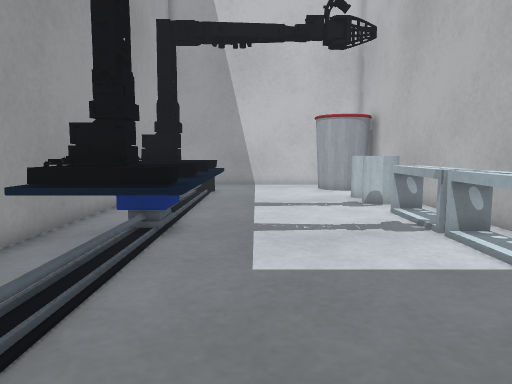
View 1 (above)

16 first-person views from a walk through a Gazebo world. The camera is 0.1 m above the floor, tilts 6° down and sees 70° across. The floor is counted in squares, 0.05 m on a side. Each view is taken from the middle of a square. On the plan, view 1 faces up. The plan holds only what a view shows up to about 18 squares ahead; the rest is blank.

View 2
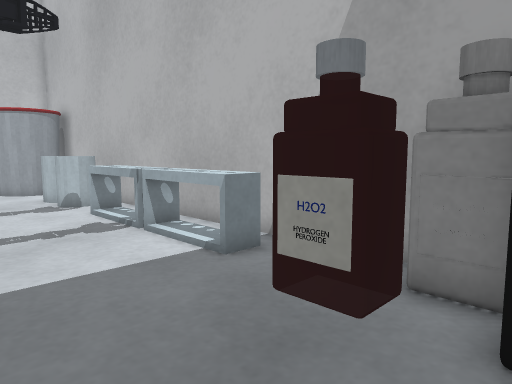

View 3
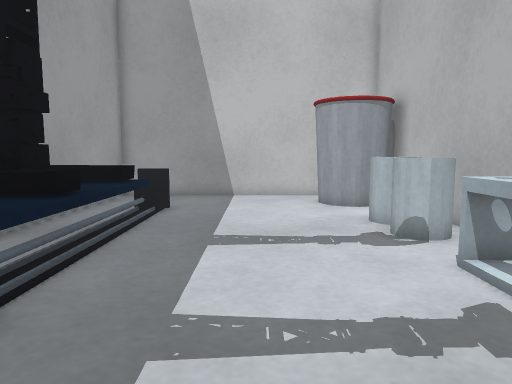

View 4
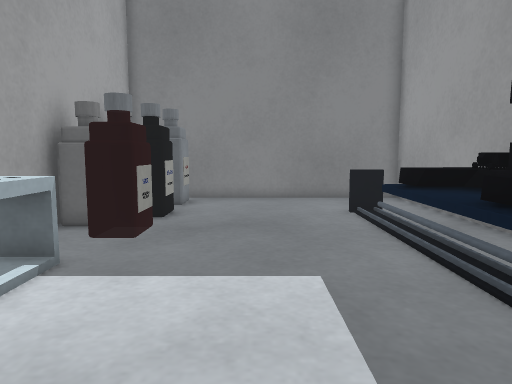

View 5
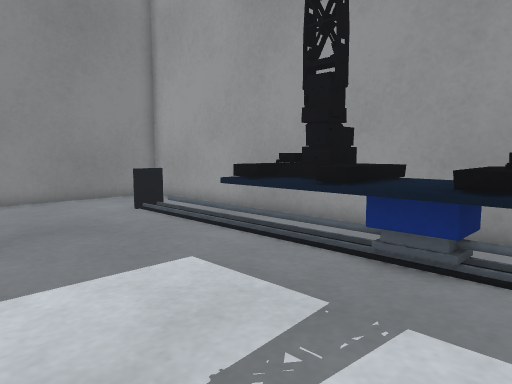

View 6
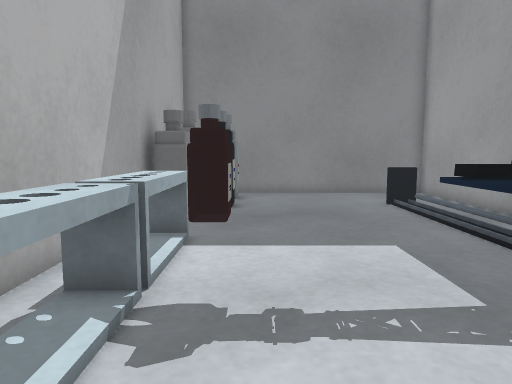

View 7
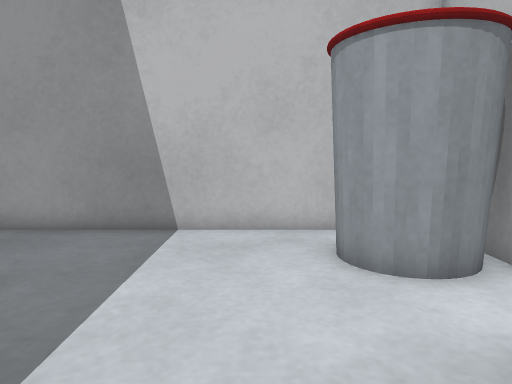

View 8
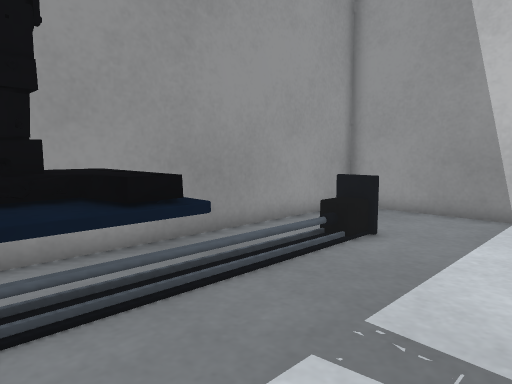

View 9
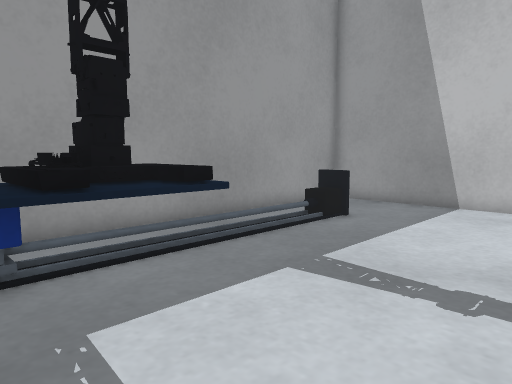

View 10
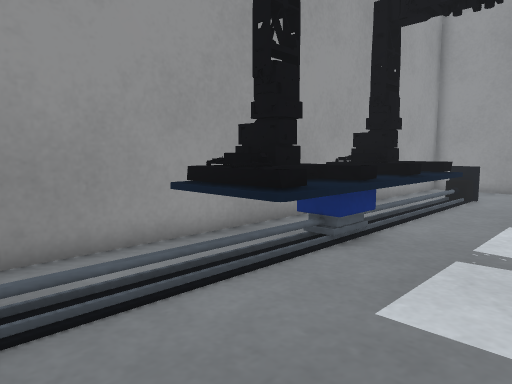

View 11
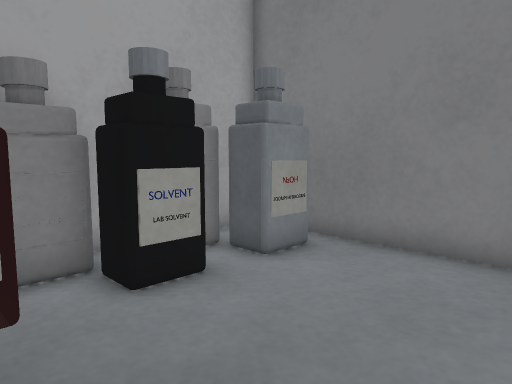

View 12
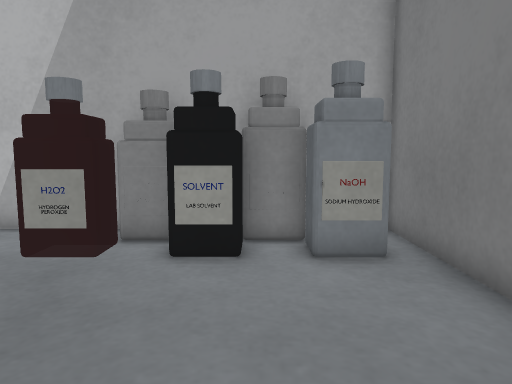

View 13
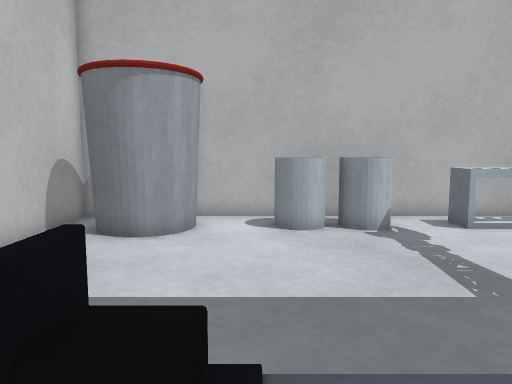

View 14
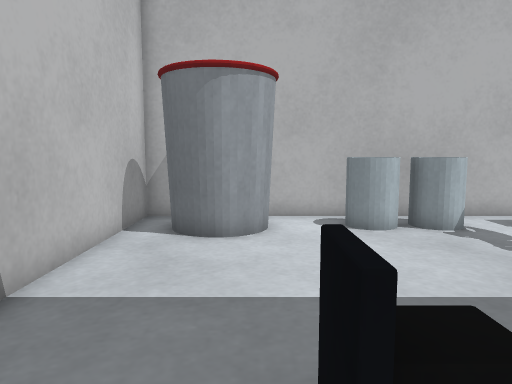

View 15
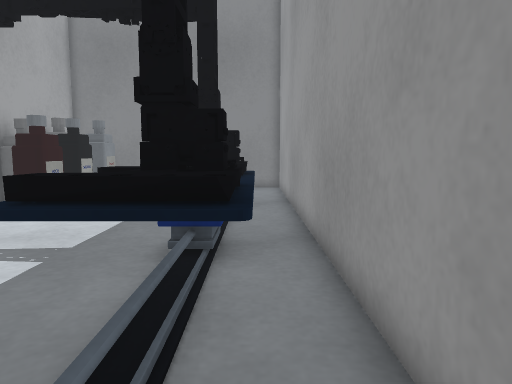

View 16
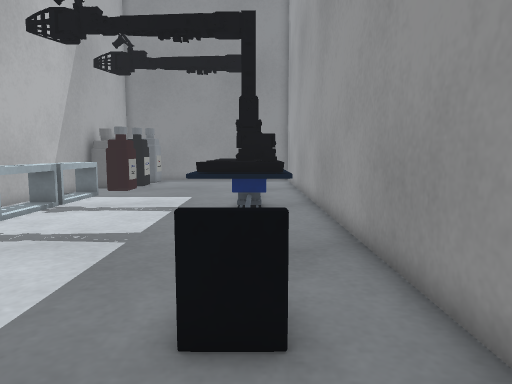

### Floor plan
Key: @ floor where view 1 was taken; # wall or solid block; . floor; = window, fence, low wall or low ledge; T thing the floor can be seen under or through; B bin; L bottle; O other object.
Columns run from 6 left of view 1 to 7 right of it. Each row starts with its distance up from view 1.
 24 ##############
 23 #............#
 22 #.........BB #
 21 #........BB  #
 20 #.........BBB#
 19 #..==........#
 18 #..=.........#
 17 #..........OO#
 16 #..........OO#
 15 #..........OO#
 14 #..........O.#
 13 #.TOO#.......#
 12 #.TOT=.....O.#
 11 #.TOOT.....O.#
 10 #.TTTT.....O.#
  9 #.TT#T.....O.#
  8 #.TOOT.....O.#
  7 #.TOTT.....O.#
  6 #.TOOT.....O.#
  5 #............#
  4 #............#
  3 #.........LL.#
  2 #.........LLL#
  1 #.........LLL#
  0 #..==.@...LL.#
 -1 #.........LLL#
 -2 #.........LLL#
 -3 #.........LL.#
 -4 #............#
 -5 ##############

Positions as (right, up) in squares from view 1, and headings:
1: (0, 0), facing up
2: (0, 0), facing up-right
3: (1, 6), facing up
4: (1, 12), facing down
5: (4, 12), facing down-left
6: (3, 14), facing down
7: (2, 14), facing up
8: (2, 11), facing up-left
9: (4, 9), facing up-left
10: (2, 2), facing up-left
11: (-1, 3), facing down-right
12: (-3, -1), facing right
13: (-5, 18), facing right
14: (-5, 20), facing right
15: (-4, 17), facing down
16: (-3, 23), facing down
